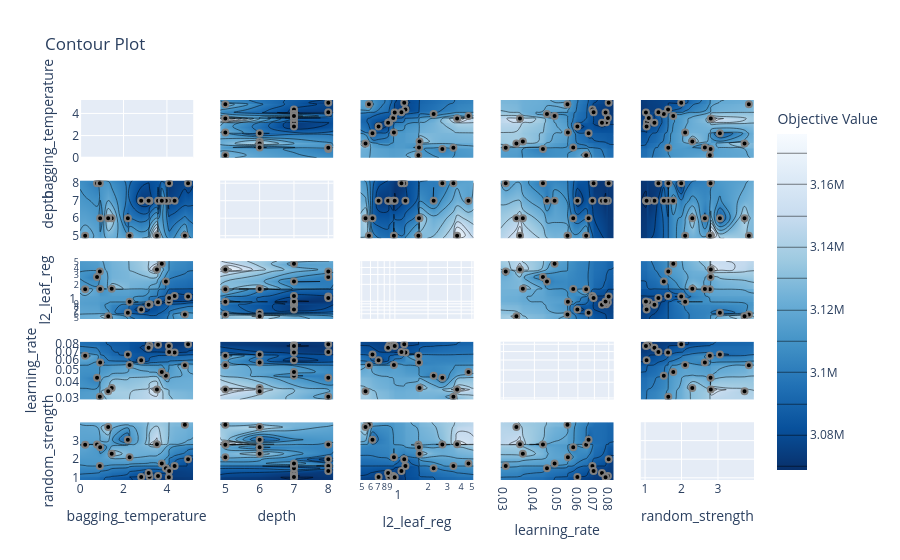
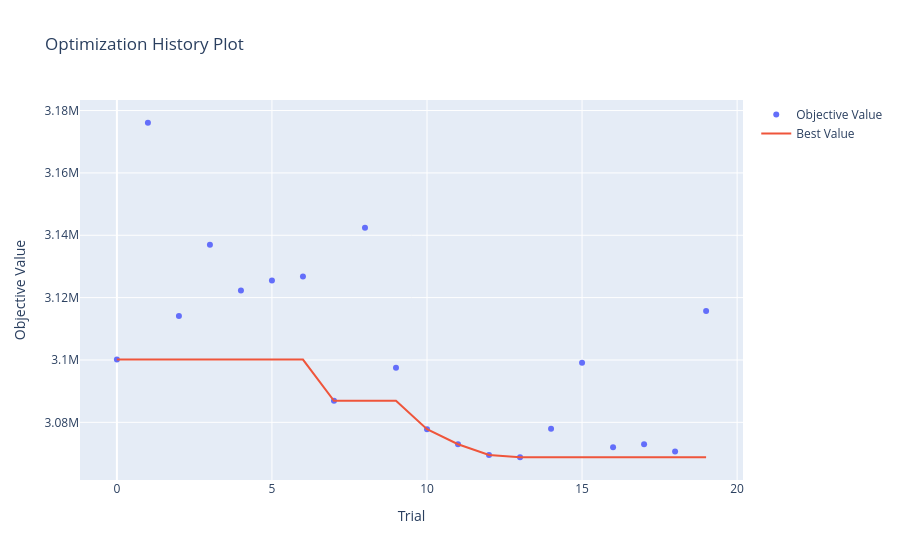

Notebook cell for these charts, in order:
### Code cell
def objective(trial):
    params = {
        "loss_function": "RMSE",
        "iterations": 700,
        "learning_rate": trial.suggest_float(
            "learning_rate", 0.03, 0.08, log=True
        ),
        "depth": trial.suggest_int("depth", 5, 8),
        "l2_leaf_reg": trial.suggest_float(
            "l2_leaf_reg", 0.5, 5.0, log=True
        ),
        "random_strength": trial.suggest_float(
            "random_strength", 1.0, 4.0
        ),
        "bagging_temperature": trial.suggest_float(
            "bagging_temperature", 0.0, 5.0
        ),
        "random_seed": 42,
        "verbose": 0,
    }

    kf = KFold(n_splits=3, shuffle=True, random_state=42)
    rmses = []

    for train_idx, val_idx in kf.split(X_train_fs):
        X_tr, X_val = X_train_fs.iloc[train_idx], X_train_fs.iloc[val_idx]
        y_tr, y_val = y_train.iloc[train_idx], y_train.iloc[val_idx]

        model = CatBoostRegressor(**params)
        model.fit(X_tr, y_tr)

        preds = model.predict(X_val)
        rmse = np.sqrt(mean_squared_error(y_val, preds))
        rmses.append(rmse)

    return float(np.median(rmses))


study = optuna.create_study(
    study_name="catboost_reg_optuna",
    direction="minimize",
    sampler=optuna.samplers.TPESampler(seed=42),
)

study.optimize(objective, n_trials=20)

best_params_optuna = study.best_params
best_rmse_optuna = study.best_value

print("Лучшие параметры (Optuna):")
print(best_params_optuna)
print(f"Лучший RMSE по CV (Optuna): {best_rmse_optuna:.2f}")

assets_dir = Path("FS_ASSETS")
assets_dir.mkdir(exist_ok=True)

plot_contour = ov.plot_contour(study)
plot_contour.show()
plot_contour.write_html(str(assets_dir / "optuna_contour.html"))

plot_edf = ov.plot_edf(study)
plot_edf.write_html(str(assets_dir / "optuna_edf.html"))

plot_optimization_history = ov.plot_optimization_history(study)
plot_optimization_history.show()
plot_optimization_history.write_html(str(assets_dir / "optuna_optimization_history.html"))

plot_parallel_coordinate = ov.plot_parallel_coordinate(study)
plot_parallel_coordinate.write_html(str(assets_dir / "optuna_parallel_coordinate.html"))

plot_param_importances = ov.plot_param_importances(study)
plot_param_importances.write_html(str(assets_dir / "optuna_param_importances.html"))

plot_slice = ov.plot_slice(study)
plot_slice.write_html(str(assets_dir / "optuna_slice.html"))

plot_rank = ov.plot_rank(study)
plot_rank.write_html(str(assets_dir / "optuna_rank.html"))

plot_timeline = ov.plot_timeline(study)
plot_timeline.write_html(str(assets_dir / "optuna_timeline.html"))

### Figure 1 — Plotly figure (JSON) as saved in the notebook; plotly's stock layout.template omitted (floating-point values rounded to 4 significant figures; data arrays with more than 128 entries replaced by an {"elided": "..."} marker saying what was removed)
{"data": [{"type": "scatter", "xaxis": "x", "yaxis": "y"}, {"colorbar": {"title": {"text": "Objective Value"}}, "colorscale": [[0, "rgb(247,251,255)"], [0.125, "rgb(222,235,247)"], [0.25, "rgb(198,219,239)"], [0.375, "rgb(158,202,225)"], [0.5, "rgb(107,174,214)"], [0.625, "rgb(66,146,198)"], [0.75, "rgb(33,113,181)"], [0.875, "rgb(8,81,156)"], [1, "rgb(8,48,107)"]], "connectgaps": true, "contours": {"coloring": "heatmap"}, "hoverinfo": "none", "line": {"smoothing": 1.3}, "reversescale": true, "showscale": true, "type": "contour", "x": [-0.004918, 0.2323, 0.7801, 0.9091, 0.9243, 1.294, 1.456, 2.201, 2.28, 2.815, 3.158, 3.2, 3.54, 3.591, 3.763, 3.952, 4.091, 4.102, 4.354, 4.828, 4.976, 5.213], "xaxis": "x6", "y": [4.85, 5, 6, 7, 8, 8.15], "yaxis": "y6", "z": {"elided": "6x22 float values"}}, {"marker": {"color": "black", "line": {"color": "Gray", "width": 2}}, "mode": "markers", "name": "Feasible Trial", "showlegend": false, "type": "scatter", "x": [0.7801, 3.54, 0.9091, 1.456, 2.28, 0.2323, 4.828, 2.201, 1.294, 0.9243, 3.2, 3.158, 3.591, 4.091, 4.354, 3.952, 4.976, 2.815, 4.102, 3.763], "xaxis": "x6", "y": [8, 5, 8, 6, 5, 5, 5, 6, 6, 6, 7, 7, 7, 7, 7, 7, 8, 7, 8, 7], "yaxis": "y6"}, {"colorbar": {"title": {"text": "Objective Value"}}, "colorscale": [[0, "rgb(247,251,255)"], [0.125, "rgb(222,235,247)"], [0.25, "rgb(198,219,239)"], [0.375, "rgb(158,202,225)"], [0.5, "rgb(107,174,214)"], [0.625, "rgb(66,146,198)"], [0.75, "rgb(33,113,181)"], [0.875, "rgb(8,81,156)"], [1, "rgb(8,48,107)"]], "connectgaps": true, "contours": {"coloring": "heatmap"}, "hoverinfo": "none", "line": {"smoothing": 1.3}, "reversescale": true, "showscale": false, "type": "contour", "x": [-0.004918, 0.2323, 0.7801, 0.9091, 0.9243, 1.294, 1.456, 2.201, 2.28, 2.815, 3.158, 3.2, 3.54, 3.591, 3.763, 3.952, 4.091, 4.102, 4.354, 4.828, 4.976, 5.213], "xaxis": "x11", "y": [0.486, 0.5412, 0.5808, 0.6261, 0.7108, 0.8677, 0.8894, 0.9657, 0.9797, 0.996, 1.147, 1.216, 1.246, 1.634, 1.656, 1.674, 2.249, 2.698, 3.399, 3.674, 4.658, 5.188], "yaxis": "y11", "z": {"elided": "22x22 float values"}}, {"marker": {"color": "black", "line": {"color": "Gray", "width": 2}}, "mode": "markers", "name": "Feasible Trial", "showlegend": false, "type": "scatter", "x": [0.7801, 3.54, 0.9091, 1.456, 2.28, 0.2323, 4.828, 2.201, 1.294, 0.9243, 3.2, 3.158, 3.591, 4.091, 4.354, 3.952, 4.976, 2.815, 4.102, 3.763], "xaxis": "x11", "y": [2.698, 3.674, 3.399, 1.674, 0.9797, 1.634, 0.5808, 0.6261, 0.5412, 1.656, 0.8894, 0.8677, 0.9657, 0.996, 1.246, 2.249, 1.216, 0.7108, 1.147, 4.658], "yaxis": "y11"}, {"colorbar": {"title": {"text": "Objective Value"}}, "colorscale": [[0, "rgb(247,251,255)"], [0.125, "rgb(222,235,247)"], [0.25, "rgb(198,219,239)"], [0.375, "rgb(158,202,225)"], [0.5, "rgb(107,174,214)"], [0.625, "rgb(66,146,198)"], [0.75, "rgb(33,113,181)"], [0.875, "rgb(8,81,156)"], [1, "rgb(8,48,107)"]], "connectgaps": true, "contours": {"coloring": "heatmap"}, "hoverinfo": "none", "line": {"smoothing": 1.3}, "reversescale": true, "showscale": false, "type": "contour", "x": [-0.004918, 0.2323, 0.7801, 0.9091, 0.9243, 1.294, 1.456, 2.201, 2.28, 2.815, 3.158, 3.2, 3.54, 3.591, 3.763, 3.952, 4.091, 4.102, 4.354, 4.828, 4.976, 5.213], "xaxis": "x16", "y": [0.02918, 0.03061, 0.03381, 0.03496, 0.03591, 0.04332, 0.04498, 0.04829, 0.05444, 0.05467, 0.05746, 0.05971, 0.0648, 0.06629, 0.06871, 0.06947, 0.0751, 0.07768, 0.07817, 0.0794, 0.07995, 0.08388], "yaxis": "y16", "z": {"elided": "22x22 float values"}}, {"marker": {"color": "black", "line": {"color": "Gray", "width": 2}}, "mode": "markers", "name": "Feasible Trial", "showlegend": false, "type": "scatter", "x": [0.7801, 3.54, 0.9091, 1.456, 2.28, 0.2323, 4.828, 2.201, 1.294, 0.9243, 3.2, 3.158, 3.591, 4.091, 4.354, 3.952, 4.976, 2.815, 4.102, 3.763], "xaxis": "x16", "y": [0.04332, 0.03496, 0.03061, 0.03591, 0.05467, 0.0648, 0.05444, 0.06629, 0.03381, 0.05746, 0.07817, 0.0751, 0.0794, 0.07768, 0.06871, 0.04498, 0.07995, 0.05971, 0.06947, 0.04829], "yaxis": "y16"}, {"colorbar": {"title": {"text": "Objective Value"}}, "colorscale": [[0, "rgb(247,251,255)"], [0.125, "rgb(222,235,247)"], [0.25, "rgb(198,219,239)"], [0.375, "rgb(158,202,225)"], [0.5, "rgb(107,174,214)"], [0.625, "rgb(66,146,198)"], [0.75, "rgb(33,113,181)"], [0.875, "rgb(8,81,156)"], [1, "rgb(8,48,107)"]], "connectgaps": true, "contours": {"coloring": "heatmap"}, "hoverinfo": "none", "line": {"smoothing": 1.3}, "reversescale": true, "showscale": false, "type": "contour", "x": [-0.004918, 0.2323, 0.7801, 0.9091, 0.9243, 1.294, 1.456, 2.201, 2.28, 2.815, 3.158, 3.2, 3.54, 3.591, 3.763, 3.952, 4.091, 4.102, 4.354, 4.828, 4.976, 5.213], "xaxis": "x21", "y": [0.8823, 1.023, 1.042, 1.054, 1.101, 1.257, 1.366, 1.514, 1.631, 1.637, 1.774, 1.992, 2.099, 2.296, 2.64, 2.777, 2.796, 2.803, 3.053, 3.728, 3.847, 3.988], "yaxis": "y21", "z": {"elided": "22x22 float values"}}, {"marker": {"color": "black", "line": {"color": "Gray", "width": 2}}, "mode": "markers", "name": "Feasible Trial", "showlegend": false, "type": "scatter", "x": [0.7801, 3.54, 0.9091, 1.456, 2.28, 0.2323, 4.828, 2.201, 1.294, 0.9243, 3.2, 3.158, 3.591, 4.091, 4.354, 3.952, 4.976, 2.815, 4.102, 3.763], "xaxis": "x21", "y": [2.796, 2.803, 1.637, 2.296, 2.099, 2.777, 3.847, 3.053, 3.728, 2.64, 1.054, 1.257, 1.101, 1.023, 1.631, 1.514, 1.992, 1.042, 1.366, 1.774], "yaxis": "y21"}, {"colorbar": {"title": {"text": "Objective Value"}}, "colorscale": [[0, "rgb(247,251,255)"], [0.125, "rgb(222,235,247)"], [0.25, "rgb(198,219,239)"], [0.375, "rgb(158,202,225)"], [0.5, "rgb(107,174,214)"], [0.625, "rgb(66,146,198)"], [0.75, "rgb(33,113,181)"], [0.875, "rgb(8,81,156)"], [1, "rgb(8,48,107)"]], "connectgaps": true, "contours": {"coloring": "heatmap"}, "hoverinfo": "none", "line": {"smoothing": 1.3}, "reversescale": true, "showscale": false, "type": "contour", "x": [4.85, 5, 6, 7, 8, 8.15], "xaxis": "x2", "y": [-0.004918, 0.2323, 0.7801, 0.9091, 0.9243, 1.294, 1.456, 2.201, 2.28, 2.815, 3.158, 3.2, 3.54, 3.591, 3.763, 3.952, 4.091, 4.102, 4.354, 4.828, 4.976, 5.213], "yaxis": "y2", "z": {"elided": "22x6 float values"}}, {"marker": {"color": "black", "line": {"color": "Gray", "width": 2}}, "mode": "markers", "name": "Feasible Trial", "showlegend": false, "type": "scatter", "x": [8, 5, 8, 6, 5, 5, 5, 6, 6, 6, 7, 7, 7, 7, 7, 7, 8, 7, 8, 7], "xaxis": "x2", "y": [0.7801, 3.54, 0.9091, 1.456, 2.28, 0.2323, 4.828, 2.201, 1.294, 0.9243, 3.2, 3.158, 3.591, 4.091, 4.354, 3.952, 4.976, 2.815, 4.102, 3.763], "yaxis": "y2"}, {"type": "scatter", "xaxis": "x7", "yaxis": "y7"}, {"colorbar": {"title": {"text": "Objective Value"}}, "colorscale": [[0, "rgb(247,251,255)"], [0.125, "rgb(222,235,247)"], [0.25, "rgb(198,219,239)"], [0.375, "rgb(158,202,225)"], [0.5, "rgb(107,174,214)"], [0.625, "rgb(66,146,198)"], [0.75, "rgb(33,113,181)"], [0.875, "rgb(8,81,156)"], [1, "rgb(8,48,107)"]], "connectgaps": true, "contours": {"coloring": "heatmap"}, "hoverinfo": "none", "line": {"smoothing": 1.3}, "reversescale": true, "showscale": false, "type": "contour", "x": [4.85, 5, 6, 7, 8, 8.15], "xaxis": "x12", "y": [0.486, 0.5412, 0.5808, 0.6261, 0.7108, 0.8677, 0.8894, 0.9657, 0.9797, 0.996, 1.147, 1.216, 1.246, 1.634, 1.656, 1.674, 2.249, 2.698, 3.399, 3.674, 4.658, 5.188], "yaxis": "y12", "z": {"elided": "22x6 float values"}}, {"marker": {"color": "black", "line": {"color": "Gray", "width": 2}}, "mode": "markers", "name": "Feasible Trial", "showlegend": false, "type": "scatter", "x": [8, 5, 8, 6, 5, 5, 5, 6, 6, 6, 7, 7, 7, 7, 7, 7, 8, 7, 8, 7], "xaxis": "x12", "y": [2.698, 3.674, 3.399, 1.674, 0.9797, 1.634, 0.5808, 0.6261, 0.5412, 1.656, 0.8894, 0.8677, 0.9657, 0.996, 1.246, 2.249, 1.216, 0.7108, 1.147, 4.658], "yaxis": "y12"}, {"colorbar": {"title": {"text": "Objective Value"}}, "colorscale": [[0, "rgb(247,251,255)"], [0.125, "rgb(222,235,247)"], [0.25, "rgb(198,219,239)"], [0.375, "rgb(158,202,225)"], [0.5, "rgb(107,174,214)"], [0.625, "rgb(66,146,198)"], [0.75, "rgb(33,113,181)"], [0.875, "rgb(8,81,156)"], [1, "rgb(8,48,107)"]], "connectgaps": true, "contours": {"coloring": "heatmap"}, "hoverinfo": "none", "line": {"smoothing": 1.3}, "reversescale": true, "showscale": false, "type": "contour", "x": [4.85, 5, 6, 7, 8, 8.15], "xaxis": "x17", "y": [0.02918, 0.03061, 0.03381, 0.03496, 0.03591, 0.04332, 0.04498, 0.04829, 0.05444, 0.05467, 0.05746, 0.05971, 0.0648, 0.06629, 0.06871, 0.06947, 0.0751, 0.07768, 0.07817, 0.0794, 0.07995, 0.08388], "yaxis": "y17", "z": {"elided": "22x6 float values"}}, {"marker": {"color": "black", "line": {"color": "Gray", "width": 2}}, "mode": "markers", "name": "Feasible Trial", "showlegend": false, "type": "scatter", "x": [8, 5, 8, 6, 5, 5, 5, 6, 6, 6, 7, 7, 7, 7, 7, 7, 8, 7, 8, 7], "xaxis": "x17", "y": [0.04332, 0.03496, 0.03061, 0.03591, 0.05467, 0.0648, 0.05444, 0.06629, 0.03381, 0.05746, 0.07817, 0.0751, 0.0794, 0.07768, 0.06871, 0.04498, 0.07995, 0.05971, 0.06947, 0.04829], "yaxis": "y17"}, {"colorbar": {"title": {"text": "Objective Value"}}, "colorscale": [[0, "rgb(247,251,255)"], [0.125, "rgb(222,235,247)"], [0.25, "rgb(198,219,239)"], [0.375, "rgb(158,202,225)"], [0.5, "rgb(107,174,214)"], [0.625, "rgb(66,146,198)"], [0.75, "rgb(33,113,181)"], [0.875, "rgb(8,81,156)"], [1, "rgb(8,48,107)"]], "connectgaps": true, "contours": {"coloring": "heatmap"}, "hoverinfo": "none", "line": {"smoothing": 1.3}, "reversescale": true, "showscale": false, "type": "contour", "x": [4.85, 5, 6, 7, 8, 8.15], "xaxis": "x22", "y": [0.8823, 1.023, 1.042, 1.054, 1.101, 1.257, 1.366, 1.514, 1.631, 1.637, 1.774, 1.992, 2.099, 2.296, 2.64, 2.777, 2.796, 2.803, 3.053, 3.728, 3.847, 3.988], "yaxis": "y22", "z": {"elided": "22x6 float values"}}, {"marker": {"color": "black", "line": {"color": "Gray", "width": 2}}, "mode": "markers", "name": "Feasible Trial", "showlegend": false, "type": "scatter", "x": [8, 5, 8, 6, 5, 5, 5, 6, 6, 6, 7, 7, 7, 7, 7, 7, 8, 7, 8, 7], "xaxis": "x22", "y": [2.796, 2.803, 1.637, 2.296, 2.099, 2.777, 3.847, 3.053, 3.728, 2.64, 1.054, 1.257, 1.101, 1.023, 1.631, 1.514, 1.992, 1.042, 1.366, 1.774], "yaxis": "y22"}, {"colorbar": {"title": {"text": "Objective Value"}}, "colorscale": [[0, "rgb(247,251,255)"], [0.125, "rgb(222,235,247)"], [0.25, "rgb(198,219,239)"], [0.375, "rgb(158,202,225)"], [0.5, "rgb(107,174,214)"], [0.625, "rgb(66,146,198)"], [0.75, "rgb(33,113,181)"], [0.875, "rgb(8,81,156)"], [1, "rgb(8,48,107)"]], "connectgaps": true, "contours": {"coloring": "heatmap"}, "hoverinfo": "none", "line": {"smoothing": 1.3}, "reversescale": true, "showscale": false, "type": "contour", "x": [0.486, 0.5412, 0.5808, 0.6261, 0.7108, 0.8677, 0.8894, 0.9657, 0.9797, 0.996, 1.147, 1.216, 1.246, 1.634, 1.656, 1.674, 2.249, 2.698, 3.399, 3.674, 4.658, 5.188], "xaxis": "x3", "y": [-0.004918, 0.2323, 0.7801, 0.9091, 0.9243, 1.294, 1.456, 2.201, 2.28, 2.815, 3.158, 3.2, 3.54, 3.591, 3.763, 3.952, 4.091, 4.102, 4.354, 4.828, 4.976, 5.213], "yaxis": "y3", "z": {"elided": "22x22 float values"}}, {"marker": {"color": "black", "line": {"color": "Gray", "width": 2}}, "mode": "markers", "name": "Feasible Trial", "showlegend": false, "type": "scatter", "x": [2.698, 3.674, 3.399, 1.674, 0.9797, 1.634, 0.5808, 0.6261, 0.5412, 1.656, 0.8894, 0.8677, 0.9657, 0.996, 1.246, 2.249, 1.216, 0.7108, 1.147, 4.658], "xaxis": "x3", "y": [0.7801, 3.54, 0.9091, 1.456, 2.28, 0.2323, 4.828, 2.201, 1.294, 0.9243, 3.2, 3.158, 3.591, 4.091, 4.354, 3.952, 4.976, 2.815, 4.102, 3.763], "yaxis": "y3"}, {"colorbar": {"title": {"text": "Objective Value"}}, "colorscale": [[0, "rgb(247,251,255)"], [0.125, "rgb(222,235,247)"], [0.25, "rgb(198,219,239)"], [0.375, "rgb(158,202,225)"], [0.5, "rgb(107,174,214)"], [0.625, "rgb(66,146,198)"], [0.75, "rgb(33,113,181)"], [0.875, "rgb(8,81,156)"], [1, "rgb(8,48,107)"]], "connectgaps": true, "contours": {"coloring": "heatmap"}, "hoverinfo": "none", "line": {"smoothing": 1.3}, "reversescale": true, "showscale": false, "type": "contour", "x": [0.486, 0.5412, 0.5808, 0.6261, 0.7108, 0.8677, 0.8894, 0.9657, 0.9797, 0.996, 1.147, 1.216, 1.246, 1.634, 1.656, 1.674, 2.249, 2.698, 3.399, 3.674, 4.658, 5.188], "xaxis": "x8", "y": [4.85, 5, 6, 7, 8, 8.15], "yaxis": "y8", "z": {"elided": "6x22 float values"}}, {"marker": {"color": "black", "line": {"color": "Gray", "width": 2}}, "mode": "markers", "name": "Feasible Trial", "showlegend": false, "type": "scatter", "x": [2.698, 3.674, 3.399, 1.674, 0.9797, 1.634, 0.5808, 0.6261, 0.5412, 1.656, 0.8894, 0.8677, 0.9657, 0.996, 1.246, 2.249, 1.216, 0.7108, 1.147, 4.658], "xaxis": "x8", "y": [8, 5, 8, 6, 5, 5, 5, 6, 6, 6, 7, 7, 7, 7, 7, 7, 8, 7, 8, 7], "yaxis": "y8"}, {"type": "scatter", "xaxis": "x13", "yaxis": "y13"}, {"colorbar": {"title": {"text": "Objective Value"}}, "colorscale": [[0, "rgb(247,251,255)"], [0.125, "rgb(222,235,247)"], [0.25, "rgb(198,219,239)"], [0.375, "rgb(158,202,225)"], [0.5, "rgb(107,174,214)"], [0.625, "rgb(66,146,198)"], [0.75, "rgb(33,113,181)"], [0.875, "rgb(8,81,156)"], [1, "rgb(8,48,107)"]], "connectgaps": true, "contours": {"coloring": "heatmap"}, "hoverinfo": "none", "line": {"smoothing": 1.3}, "reversescale": true, "showscale": false, "type": "contour", "x": [0.486, 0.5412, 0.5808, 0.6261, 0.7108, 0.8677, 0.8894, 0.9657, 0.9797, 0.996, 1.147, 1.216, 1.246, 1.634, 1.656, 1.674, 2.249, 2.698, 3.399, 3.674, 4.658, 5.188], "xaxis": "x18", "y": [0.02918, 0.03061, 0.03381, 0.03496, 0.03591, 0.04332, 0.04498, 0.04829, 0.05444, 0.05467, 0.05746, 0.05971, 0.0648, 0.06629, 0.06871, 0.06947, 0.0751, 0.07768, 0.07817, 0.0794, 0.07995, 0.08388], "yaxis": "y18", "z": {"elided": "22x22 float values"}}, {"marker": {"color": "black", "line": {"color": "Gray", "width": 2}}, "mode": "markers", "name": "Feasible Trial", "showlegend": false, "type": "scatter", "x": [2.698, 3.674, 3.399, 1.674, 0.9797, 1.634, 0.5808, 0.6261, 0.5412, 1.656, 0.8894, 0.8677, 0.9657, 0.996, 1.246, 2.249, 1.216, 0.7108, 1.147, 4.658], "xaxis": "x18", "y": [0.04332, 0.03496, 0.03061, 0.03591, 0.05467, 0.0648, 0.05444, 0.06629, 0.03381, 0.05746, 0.07817, 0.0751, 0.0794, 0.07768, 0.06871, 0.04498, 0.07995, 0.05971, 0.06947, 0.04829], "yaxis": "y18"}, {"colorbar": {"title": {"text": "Objective Value"}}, "colorscale": [[0, "rgb(247,251,255)"], [0.125, "rgb(222,235,247)"], [0.25, "rgb(198,219,239)"], [0.375, "rgb(158,202,225)"], [0.5, "rgb(107,174,214)"], [0.625, "rgb(66,146,198)"], [0.75, "rgb(33,113,181)"], [0.875, "rgb(8,81,156)"], [1, "rgb(8,48,107)"]], "connectgaps": true, "contours": {"coloring": "heatmap"}, "hoverinfo": "none", "line": {"smoothing": 1.3}, "reversescale": true, "showscale": false, "type": "contour", "x": [0.486, 0.5412, 0.5808, 0.6261, 0.7108, 0.8677, 0.8894, 0.9657, 0.9797, 0.996, 1.147, 1.216, 1.246, 1.634, 1.656, 1.674, 2.249, 2.698, 3.399, 3.674, 4.658, 5.188], "xaxis": "x23", "y": [0.8823, 1.023, 1.042, 1.054, 1.101, 1.257, 1.366, 1.514, 1.631, 1.637, 1.774, 1.992, 2.099, 2.296, 2.64, 2.777, 2.796, 2.803, 3.053, 3.728, 3.847, 3.988], "yaxis": "y23", "z": {"elided": "22x22 float values"}}, {"marker": {"color": "black", "line": {"color": "Gray", "width": 2}}, "mode": "markers", "name": "Feasible Trial", "showlegend": false, "type": "scatter", "x": [2.698, 3.674, 3.399, 1.674, 0.9797, 1.634, 0.5808, 0.6261, 0.5412, 1.656, 0.8894, 0.8677, 0.9657, 0.996, 1.246, 2.249, 1.216, 0.7108, 1.147, 4.658], "xaxis": "x23", "y": [2.796, 2.803, 1.637, 2.296, 2.099, 2.777, 3.847, 3.053, 3.728, 2.64, 1.054, 1.257, 1.101, 1.023, 1.631, 1.514, 1.992, 1.042, 1.366, 1.774], "yaxis": "y23"}, {"colorbar": {"title": {"text": "Objective Value"}}, "colorscale": [[0, "rgb(247,251,255)"], [0.125, "rgb(222,235,247)"], [0.25, "rgb(198,219,239)"], [0.375, "rgb(158,202,225)"], [0.5, "rgb(107,174,214)"], [0.625, "rgb(66,146,198)"], [0.75, "rgb(33,113,181)"], [0.875, "rgb(8,81,156)"], [1, "rgb(8,48,107)"]], "connectgaps": true, "contours": {"coloring": "heatmap"}, "hoverinfo": "none", "line": {"smoothing": 1.3}, "reversescale": true, "showscale": false, "type": "contour", "x": [0.02918, 0.03061, 0.03381, 0.03496, 0.03591, 0.04332, 0.04498, 0.04829, 0.05444, 0.05467, 0.05746, 0.05971, 0.0648, 0.06629, 0.06871, 0.06947, 0.0751, 0.07768, 0.07817, 0.0794, 0.07995, 0.08388], "xaxis": "x4", "y": [-0.004918, 0.2323, 0.7801, 0.9091, 0.9243, 1.294, 1.456, 2.201, 2.28, 2.815, 3.158, 3.2, 3.54, 3.591, 3.763, 3.952, 4.091, 4.102, 4.354, 4.828, 4.976, 5.213], "yaxis": "y4", "z": {"elided": "22x22 float values"}}, {"marker": {"color": "black", "line": {"color": "Gray", "width": 2}}, "mode": "markers", "name": "Feasible Trial", "showlegend": false, "type": "scatter", "x": [0.04332, 0.03496, 0.03061, 0.03591, 0.05467, 0.0648, 0.05444, 0.06629, 0.03381, 0.05746, 0.07817, 0.0751, 0.0794, 0.07768, 0.06871, 0.04498, 0.07995, 0.05971, 0.06947, 0.04829], "xaxis": "x4", "y": [0.7801, 3.54, 0.9091, 1.456, 2.28, 0.2323, 4.828, 2.201, 1.294, 0.9243, 3.2, 3.158, 3.591, 4.091, 4.354, 3.952, 4.976, 2.815, 4.102, 3.763], "yaxis": "y4"}, {"colorbar": {"title": {"text": "Objective Value"}}, "colorscale": [[0, "rgb(247,251,255)"], [0.125, "rgb(222,235,247)"], [0.25, "rgb(198,219,239)"], [0.375, "rgb(158,202,225)"], [0.5, "rgb(107,174,214)"], [0.625, "rgb(66,146,198)"], [0.75, "rgb(33,113,181)"], [0.875, "rgb(8,81,156)"], [1, "rgb(8,48,107)"]], "connectgaps": true, "contours": {"coloring": "heatmap"}, "hoverinfo": "none", "line": {"smoothing": 1.3}, "reversescale": true, "showscale": false, "type": "contour", "x": [0.02918, 0.03061, 0.03381, 0.03496, 0.03591, 0.04332, 0.04498, 0.04829, 0.05444, 0.05467, 0.05746, 0.05971, 0.0648, 0.06629, 0.06871, 0.06947, 0.0751, 0.07768, 0.07817, 0.0794, 0.07995, 0.08388], "xaxis": "x9", "y": [4.85, 5, 6, 7, 8, 8.15], "yaxis": "y9", "z": {"elided": "6x22 float values"}}, {"marker": {"color": "black", "line": {"color": "Gray", "width": 2}}, "mode": "markers", "name": "Feasible Trial", "showlegend": false, "type": "scatter", "x": [0.04332, 0.03496, 0.03061, 0.03591, 0.05467, 0.0648, 0.05444, 0.06629, 0.03381, 0.05746, 0.07817, 0.0751, 0.0794, 0.07768, 0.06871, 0.04498, 0.07995, 0.05971, 0.06947, 0.04829], "xaxis": "x9", "y": [8, 5, 8, 6, 5, 5, 5, 6, 6, 6, 7, 7, 7, 7, 7, 7, 8, 7, 8, 7], "yaxis": "y9"}, {"colorbar": {"title": {"text": "Objective Value"}}, "colorscale": [[0, "rgb(247,251,255)"], [0.125, "rgb(222,235,247)"], [0.25, "rgb(198,219,239)"], [0.375, "rgb(158,202,225)"], [0.5, "rgb(107,174,214)"], [0.625, "rgb(66,146,198)"], [0.75, "rgb(33,113,181)"], [0.875, "rgb(8,81,156)"], [1, "rgb(8,48,107)"]], "connectgaps": true, "contours": {"coloring": "heatmap"}, "hoverinfo": "none", "line": {"smoothing": 1.3}, "reversescale": true, "showscale": false, "type": "contour", "x": [0.02918, 0.03061, 0.03381, 0.03496, 0.03591, 0.04332, 0.04498, 0.04829, 0.05444, 0.05467, 0.05746, 0.05971, 0.0648, 0.06629, 0.06871, 0.06947, 0.0751, 0.07768, 0.07817, 0.0794, 0.07995, 0.08388], "xaxis": "x14", "y": [0.486, 0.5412, 0.5808, 0.6261, 0.7108, 0.8677, 0.8894, 0.9657, 0.9797, 0.996, 1.147, 1.216, 1.246, 1.634, 1.656, 1.674, 2.249, 2.698, 3.399, 3.674, 4.658, 5.188], "yaxis": "y14", "z": {"elided": "22x22 float values"}}, {"marker": {"color": "black", "line": {"color": "Gray", "width": 2}}, "mode": "markers", "name": "Feasible Trial", "showlegend": false, "type": "scatter", "x": [0.04332, 0.03496, 0.03061, 0.03591, 0.05467, 0.0648, 0.05444, 0.06629, 0.03381, 0.05746, 0.07817, 0.0751, 0.0794, 0.07768, 0.06871, 0.04498, 0.07995, 0.05971, 0.06947, 0.04829], "xaxis": "x14", "y": [2.698, 3.674, 3.399, 1.674, 0.9797, 1.634, 0.5808, 0.6261, 0.5412, 1.656, 0.8894, 0.8677, 0.9657, 0.996, 1.246, 2.249, 1.216, 0.7108, 1.147, 4.658], "yaxis": "y14"}, {"type": "scatter", "xaxis": "x19", "yaxis": "y19"}, {"colorbar": {"title": {"text": "Objective Value"}}, "colorscale": [[0, "rgb(247,251,255)"], [0.125, "rgb(222,235,247)"], [0.25, "rgb(198,219,239)"], [0.375, "rgb(158,202,225)"], [0.5, "rgb(107,174,214)"], [0.625, "rgb(66,146,198)"], [0.75, "rgb(33,113,181)"], [0.875, "rgb(8,81,156)"], [1, "rgb(8,48,107)"]], "connectgaps": true, "contours": {"coloring": "heatmap"}, "hoverinfo": "none", "line": {"smoothing": 1.3}, "reversescale": true, "showscale": false, "type": "contour", "x": [0.02918, 0.03061, 0.03381, 0.03496, 0.03591, 0.04332, 0.04498, 0.04829, 0.05444, 0.05467, 0.05746, 0.05971, 0.0648, 0.06629, 0.06871, 0.06947, 0.0751, 0.07768, 0.07817, 0.0794, 0.07995, 0.08388], "xaxis": "x24", "y": [0.8823, 1.023, 1.042, 1.054, 1.101, 1.257, 1.366, 1.514, 1.631, 1.637, 1.774, 1.992, 2.099, 2.296, 2.64, 2.777, 2.796, 2.803, 3.053, 3.728, 3.847, 3.988], "yaxis": "y24", "z": {"elided": "22x22 float values"}}, {"marker": {"color": "black", "line": {"color": "Gray", "width": 2}}, "mode": "markers", "name": "Feasible Trial", "showlegend": false, "type": "scatter", "x": [0.04332, 0.03496, 0.03061, 0.03591, 0.05467, 0.0648, 0.05444, 0.06629, 0.03381, 0.05746, 0.07817, 0.0751, 0.0794, 0.07768, 0.06871, 0.04498, 0.07995, 0.05971, 0.06947, 0.04829], "xaxis": "x24", "y": [2.796, 2.803, 1.637, 2.296, 2.099, 2.777, 3.847, 3.053, 3.728, 2.64, 1.054, 1.257, 1.101, 1.023, 1.631, 1.514, 1.992, 1.042, 1.366, 1.774], "yaxis": "y24"}, {"colorbar": {"title": {"text": "Objective Value"}}, "colorscale": [[0, "rgb(247,251,255)"], [0.125, "rgb(222,235,247)"], [0.25, "rgb(198,219,239)"], [0.375, "rgb(158,202,225)"], [0.5, "rgb(107,174,214)"], [0.625, "rgb(66,146,198)"], [0.75, "rgb(33,113,181)"], [0.875, "rgb(8,81,156)"], [1, "rgb(8,48,107)"]], "connectgaps": true, "contours": {"coloring": "heatmap"}, "hoverinfo": "none", "line": {"smoothing": 1.3}, "reversescale": true, "showscale": false, "type": "contour", "x": [0.8823, 1.023, 1.042, 1.054, 1.101, 1.257, 1.366, 1.514, 1.631, 1.637, 1.774, 1.992, 2.099, 2.296, 2.64, 2.777, 2.796, 2.803, 3.053, 3.728, 3.847, 3.988], "xaxis": "x5", "y": [-0.004918, 0.2323, 0.7801, 0.9091, 0.9243, 1.294, 1.456, 2.201, 2.28, 2.815, 3.158, 3.2, 3.54, 3.591, 3.763, 3.952, 4.091, 4.102, 4.354, 4.828, 4.976, 5.213], "yaxis": "y5", "z": {"elided": "22x22 float values"}}, {"marker": {"color": "black", "line": {"color": "Gray", "width": 2}}, "mode": "markers", "name": "Feasible Trial", "showlegend": false, "type": "scatter", "x": [2.796, 2.803, 1.637, 2.296, 2.099, 2.777, 3.847, 3.053, 3.728, 2.64, 1.054, 1.257, 1.101, 1.023, 1.631, 1.514, 1.992, 1.042, 1.366, 1.774], "xaxis": "x5", "y": [0.7801, 3.54, 0.9091, 1.456, 2.28, 0.2323, 4.828, 2.201, 1.294, 0.9243, 3.2, 3.158, 3.591, 4.091, 4.354, 3.952, 4.976, 2.815, 4.102, 3.763], "yaxis": "y5"}, {"colorbar": {"title": {"text": "Objective Value"}}, "colorscale": [[0, "rgb(247,251,255)"], [0.125, "rgb(222,235,247)"], [0.25, "rgb(198,219,239)"], [0.375, "rgb(158,202,225)"], [0.5, "rgb(107,174,214)"], [0.625, "rgb(66,146,198)"], [0.75, "rgb(33,113,181)"], [0.875, "rgb(8,81,156)"], [1, "rgb(8,48,107)"]], "connectgaps": true, "contours": {"coloring": "heatmap"}, "hoverinfo": "none", "line": {"smoothing": 1.3}, "reversescale": true, "showscale": false, "type": "contour", "x": [0.8823, 1.023, 1.042, 1.054, 1.101, 1.257, 1.366, 1.514, 1.631, 1.637, 1.774, 1.992, 2.099, 2.296, 2.64, 2.777, 2.796, 2.803, 3.053, 3.728, 3.847, 3.988], "xaxis": "x10", "y": [4.85, 5, 6, 7, 8, 8.15], "yaxis": "y10", "z": {"elided": "6x22 float values"}}, {"marker": {"color": "black", "line": {"color": "Gray", "width": 2}}, "mode": "markers", "name": "Feasible Trial", "showlegend": false, "type": "scatter", "x": [2.796, 2.803, 1.637, 2.296, 2.099, 2.777, 3.847, 3.053, 3.728, 2.64, 1.054, 1.257, 1.101, 1.023, 1.631, 1.514, 1.992, 1.042, 1.366, 1.774], "xaxis": "x10", "y": [8, 5, 8, 6, 5, 5, 5, 6, 6, 6, 7, 7, 7, 7, 7, 7, 8, 7, 8, 7], "yaxis": "y10"}, {"colorbar": {"title": {"text": "Objective Value"}}, "colorscale": [[0, "rgb(247,251,255)"], [0.125, "rgb(222,235,247)"], [0.25, "rgb(198,219,239)"], [0.375, "rgb(158,202,225)"], [0.5, "rgb(107,174,214)"], [0.625, "rgb(66,146,198)"], [0.75, "rgb(33,113,181)"], [0.875, "rgb(8,81,156)"], [1, "rgb(8,48,107)"]], "connectgaps": true, "contours": {"coloring": "heatmap"}, "hoverinfo": "none", "line": {"smoothing": 1.3}, "reversescale": true, "showscale": false, "type": "contour", "x": [0.8823, 1.023, 1.042, 1.054, 1.101, 1.257, 1.366, 1.514, 1.631, 1.637, 1.774, 1.992, 2.099, 2.296, 2.64, 2.777, 2.796, 2.803, 3.053, 3.728, 3.847, 3.988], "xaxis": "x15", "y": [0.486, 0.5412, 0.5808, 0.6261, 0.7108, 0.8677, 0.8894, 0.9657, 0.9797, 0.996, 1.147, 1.216, 1.246, 1.634, 1.656, 1.674, 2.249, 2.698, 3.399, 3.674, 4.658, 5.188], "yaxis": "y15", "z": {"elided": "22x22 float values"}}, {"marker": {"color": "black", "line": {"color": "Gray", "width": 2}}, "mode": "markers", "name": "Feasible Trial", "showlegend": false, "type": "scatter", "x": [2.796, 2.803, 1.637, 2.296, 2.099, 2.777, 3.847, 3.053, 3.728, 2.64, 1.054, 1.257, 1.101, 1.023, 1.631, 1.514, 1.992, 1.042, 1.366, 1.774], "xaxis": "x15", "y": [2.698, 3.674, 3.399, 1.674, 0.9797, 1.634, 0.5808, 0.6261, 0.5412, 1.656, 0.8894, 0.8677, 0.9657, 0.996, 1.246, 2.249, 1.216, 0.7108, 1.147, 4.658], "yaxis": "y15"}, {"colorbar": {"title": {"text": "Objective Value"}}, "colorscale": [[0, "rgb(247,251,255)"], [0.125, "rgb(222,235,247)"], [0.25, "rgb(198,219,239)"], [0.375, "rgb(158,202,225)"], [0.5, "rgb(107,174,214)"], [0.625, "rgb(66,146,198)"], [0.75, "rgb(33,113,181)"], [0.875, "rgb(8,81,156)"], [1, "rgb(8,48,107)"]], "connectgaps": true, "contours": {"coloring": "heatmap"}, "hoverinfo": "none", "line": {"smoothing": 1.3}, "reversescale": true, "showscale": false, "type": "contour", "x": [0.8823, 1.023, 1.042, 1.054, 1.101, 1.257, 1.366, 1.514, 1.631, 1.637, 1.774, 1.992, 2.099, 2.296, 2.64, 2.777, 2.796, 2.803, 3.053, 3.728, 3.847, 3.988], "xaxis": "x20", "y": [0.02918, 0.03061, 0.03381, 0.03496, 0.03591, 0.04332, 0.04498, 0.04829, 0.05444, 0.05467, 0.05746, 0.05971, 0.0648, 0.06629, 0.06871, 0.06947, 0.0751, 0.07768, 0.07817, 0.0794, 0.07995, 0.08388], "yaxis": "y20", "z": {"elided": "22x22 float values"}}, {"marker": {"color": "black", "line": {"color": "Gray", "width": 2}}, "mode": "markers", "name": "Feasible Trial", "showlegend": false, "type": "scatter", "x": [2.796, 2.803, 1.637, 2.296, 2.099, 2.777, 3.847, 3.053, 3.728, 2.64, 1.054, 1.257, 1.101, 1.023, 1.631, 1.514, 1.992, 1.042, 1.366, 1.774], "xaxis": "x20", "y": [0.04332, 0.03496, 0.03061, 0.03591, 0.05467, 0.0648, 0.05444, 0.06629, 0.03381, 0.05746, 0.07817, 0.0751, 0.0794, 0.07768, 0.06871, 0.04498, 0.07995, 0.05971, 0.06947, 0.04829], "yaxis": "y20"}, {"type": "scatter", "xaxis": "x25", "yaxis": "y25"}], "layout": {"title": {"text": "Contour Plot"}, "xaxis": {"anchor": "y", "domain": [0, 0.168], "matches": "x21", "range": [-0.004918, 5.213], "showticklabels": false}, "xaxis10": {"anchor": "y10", "domain": [0.832, 1], "matches": "x25", "range": [0.8823, 3.988], "showticklabels": false}, "xaxis11": {"anchor": "y11", "domain": [0, 0.168], "matches": "x21", "range": [-0.004918, 5.213], "showticklabels": false}, "xaxis12": {"anchor": "y12", "domain": [0.208, 0.376], "matches": "x22", "range": [4.85, 8.15], "showticklabels": false}, "xaxis13": {"anchor": "y13", "domain": [0.416, 0.584], "matches": "x23", "range": [-0.3134, 0.715], "showticklabels": false, "type": "log"}, "xaxis14": {"anchor": "y14", "domain": [0.624, 0.792], "matches": "x24", "range": [-1.535, -1.076], "showticklabels": false, "type": "log"}, "xaxis15": {"anchor": "y15", "domain": [0.832, 1], "matches": "x25", "range": [0.8823, 3.988], "showticklabels": false}, "xaxis16": {"anchor": "y16", "domain": [0, 0.168], "matches": "x21", "range": [-0.004918, 5.213], "showticklabels": false}, "xaxis17": {"anchor": "y17", "domain": [0.208, 0.376], "matches": "x22", "range": [4.85, 8.15], "showticklabels": false}, "xaxis18": {"anchor": "y18", "domain": [0.416, 0.584], "matches": "x23", "range": [-0.3134, 0.715], "showticklabels": false, "type": "log"}, "xaxis19": {"anchor": "y19", "domain": [0.624, 0.792], "matches": "x24", "range": [-1.535, -1.076], "showticklabels": false, "type": "log"}, "xaxis2": {"anchor": "y2", "domain": [0.208, 0.376], "matches": "x22", "range": [4.85, 8.15], "showticklabels": false}, "xaxis20": {"anchor": "y20", "domain": [0.832, 1], "matches": "x25", "range": [0.8823, 3.988], "showticklabels": false}, "xaxis21": {"anchor": "y21", "domain": [0, 0.168], "range": [-0.004918, 5.213], "title": {"text": "bagging_temperature"}}, "xaxis22": {"anchor": "y22", "domain": [0.208, 0.376], "range": [4.85, 8.15], "title": {"text": "depth"}}, "xaxis23": {"anchor": "y23", "domain": [0.416, 0.584], "range": [-0.3134, 0.715], "title": {"text": "l2_leaf_reg"}, "type": "log"}, "xaxis24": {"anchor": "y24", "domain": [0.624, 0.792], "range": [-1.535, -1.076], "title": {"text": "learning_rate"}, "type": "log"}, "xaxis25": {"anchor": "y25", "domain": [0.832, 1], "range": [0.8823, 3.988], "title": {"text": "random_strength"}}, "xaxis3": {"anchor": "y3", "domain": [0.416, 0.584], "matches": "x23", "range": [-0.3134, 0.715], "showticklabels": false, "type": "log"}, "xaxis4": {"anchor": "y4", "domain": [0.624, 0.792], "matches": "x24", "range": [-1.535, -1.076], "showticklabels": false, "type": "log"}, "xaxis5": {"anchor": "y5", "domain": [0.832, 1], "matches": "x25", "range": [0.8823, 3.988], "showticklabels": false}, "xaxis6": {"anchor": "y6", "domain": [0, 0.168], "matches": "x21", "range": [-0.004918, 5.213], "showticklabels": false}, "xaxis7": {"anchor": "y7", "domain": [0.208, 0.376], "matches": "x22", "range": [4.85, 8.15], "showticklabels": false}, "xaxis8": {"anchor": "y8", "domain": [0.416, 0.584], "matches": "x23", "range": [-0.3134, 0.715], "showticklabels": false, "type": "log"}, "xaxis9": {"anchor": "y9", "domain": [0.624, 0.792], "matches": "x24", "range": [-1.535, -1.076], "showticklabels": false, "type": "log"}, "yaxis": {"anchor": "x", "domain": [0.848, 1], "range": [-0.004918, 5.213], "title": {"text": "bagging_temperature"}}, "yaxis10": {"anchor": "x10", "domain": [0.636, 0.788], "matches": "y6", "range": [4.85, 8.15], "showticklabels": false}, "yaxis11": {"anchor": "x11", "domain": [0.424, 0.576], "range": [-0.3134, 0.715], "title": {"text": "l2_leaf_reg"}, "type": "log"}, "yaxis12": {"anchor": "x12", "domain": [0.424, 0.576], "matches": "y11", "range": [-0.3134, 0.715], "showticklabels": false, "type": "log"}, "yaxis13": {"anchor": "x13", "domain": [0.424, 0.576], "matches": "y11", "range": [-0.3134, 0.715], "showticklabels": false, "type": "log"}, "yaxis14": {"anchor": "x14", "domain": [0.424, 0.576], "matches": "y11", "range": [-0.3134, 0.715], "showticklabels": false, "type": "log"}, "yaxis15": {"anchor": "x15", "domain": [0.424, 0.576], "matches": "y11", "range": [-0.3134, 0.715], "showticklabels": false, "type": "log"}, "yaxis16": {"anchor": "x16", "domain": [0.212, 0.364], "range": [-1.535, -1.076], "title": {"text": "learning_rate"}, "type": "log"}, "yaxis17": {"anchor": "x17", "domain": [0.212, 0.364], "matches": "y16", "range": [-1.535, -1.076], "showticklabels": false, "type": "log"}, "yaxis18": {"anchor": "x18", "domain": [0.212, 0.364], "matches": "y16", "range": [-1.535, -1.076], "showticklabels": false, "type": "log"}, "yaxis19": {"anchor": "x19", "domain": [0.212, 0.364], "matches": "y16", "range": [-1.535, -1.076], "showticklabels": false, "type": "log"}, "yaxis2": {"anchor": "x2", "domain": [0.848, 1], "matches": "y", "range": [-0.004918, 5.213], "showticklabels": false}, "yaxis20": {"anchor": "x20", "domain": [0.212, 0.364], "matches": "y16", "range": [-1.535, -1.076], "showticklabels": false, "type": "log"}, "yaxis21": {"anchor": "x21", "domain": [0, 0.152], "range": [0.8823, 3.988], "title": {"text": "random_strength"}}, "yaxis22": {"anchor": "x22", "domain": [0, 0.152], "matches": "y21", "range": [0.8823, 3.988], "showticklabels": false}, "yaxis23": {"anchor": "x23", "domain": [0, 0.152], "matches": "y21", "range": [0.8823, 3.988], "showticklabels": false}, "yaxis24": {"anchor": "x24", "domain": [0, 0.152], "matches": "y21", "range": [0.8823, 3.988], "showticklabels": false}, "yaxis25": {"anchor": "x25", "domain": [0, 0.152], "matches": "y21", "range": [0.8823, 3.988], "showticklabels": false}, "yaxis3": {"anchor": "x3", "domain": [0.848, 1], "matches": "y", "range": [-0.004918, 5.213], "showticklabels": false}, "yaxis4": {"anchor": "x4", "domain": [0.848, 1], "matches": "y", "range": [-0.004918, 5.213], "showticklabels": false}, "yaxis5": {"anchor": "x5", "domain": [0.848, 1], "matches": "y", "range": [-0.004918, 5.213], "showticklabels": false}, "yaxis6": {"anchor": "x6", "domain": [0.636, 0.788], "range": [4.85, 8.15], "title": {"text": "depth"}}, "yaxis7": {"anchor": "x7", "domain": [0.636, 0.788], "matches": "y6", "range": [4.85, 8.15], "showticklabels": false}, "yaxis8": {"anchor": "x8", "domain": [0.636, 0.788], "matches": "y6", "range": [4.85, 8.15], "showticklabels": false}, "yaxis9": {"anchor": "x9", "domain": [0.636, 0.788], "matches": "y6", "range": [4.85, 8.15], "showticklabels": false}}}

### Figure 2 — Plotly figure (JSON) as saved in the notebook; plotly's stock layout.template omitted (floating-point values rounded to 4 significant figures)
{"data": [{"mode": "markers", "name": "Objective Value", "type": "scatter", "x": [0, 1, 2, 3, 4, 5, 6, 7, 8, 9, 10, 11, 12, 13, 14, 15, 16, 17, 18, 19], "y": [3100000.0, 3176000.0, 3114000.0, 3137000.0, 3122000.0, 3126000.0, 3127000.0, 3087000.0, 3142000.0, 3097000.0, 3078000.0, 3073000.0, 3070000.0, 3069000.0, 3078000.0, 3099000.0, 3072000.0, 3073000.0, 3071000.0, 3116000.0]}, {"mode": "lines", "name": "Best Value", "type": "scatter", "x": [0, 1, 2, 3, 4, 5, 6, 7, 8, 9, 10, 11, 12, 13, 14, 15, 16, 17, 18, 19], "y": [3100000.0, 3100000.0, 3100000.0, 3100000.0, 3100000.0, 3100000.0, 3100000.0, 3087000.0, 3087000.0, 3087000.0, 3078000.0, 3073000.0, 3070000.0, 3069000.0, 3069000.0, 3069000.0, 3069000.0, 3069000.0, 3069000.0, 3069000.0]}, {"marker": {"color": "#cccccc"}, "mode": "markers", "name": "Infeasible Trial", "showlegend": false, "type": "scatter", "x": [], "y": []}], "layout": {"title": {"text": "Optimization History Plot"}, "xaxis": {"title": {"text": "Trial"}}, "yaxis": {"title": {"text": "Objective Value"}}}}
